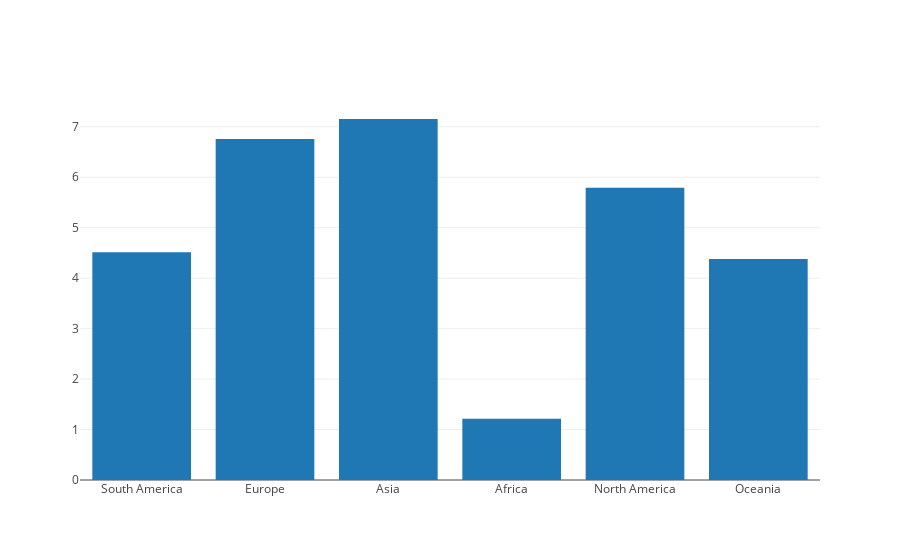

The code cell stored with this chart in its notebook:
### Markdown cell above
### Avarage amount of emissions grouped by continents

### Code cell
import plotly.graph_objs as go

class DataHolder:
    def __init__(self, name):
        self.name = name
        self.data = []

    def push(self, value):
        self.data.append(value)

    def getAvarageData(self):
        return sum(self.data)/len(self.data)

dataHolders = dict()
for index, row in df.iterrows() :
    countryName = row['Continent'];
    dataHolder = dataHolders.get(countryName, DataHolder(countryName))
    dataHolder.push(row['Emission'])
    dataHolders.update({countryName: dataHolder})

avdf = pd.DataFrame(columns=['Continent', 'Avarage Emmission'])
i = 0
for key,val in dataHolders.items():
    avdf.loc[i] = [key, val.getAvarageData()]
    i = i+1

i=0


data = [
    go.Bar(
        x=avdf['Continent'], # assign x as the dataframe column 'x'
        y=avdf['Avarage Emmission']
    )
]

iplot(data, filename='continentemissions')

### Figure 1 — Plotly figure (JSON) as saved in the notebook; plotly's stock layout.template omitted (floating-point values rounded to 4 significant figures)
{"data": [{"type": "bar", "uid": "3d7dd522-d7b3-11e8-afda-0242ac110002", "x": ["South America", "Europe", "Asia", "Africa", "North America", "Oceania"], "y": [4.513, 6.76, 7.155, 1.216, 5.791, 4.382]}], "layout": {}}
